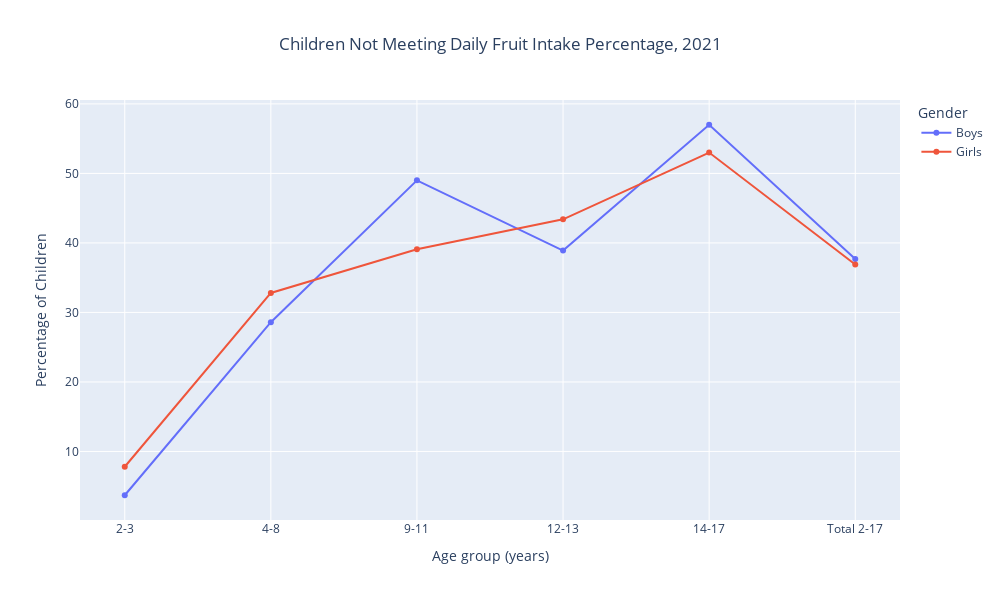

The notebook cell this image was saved under:
### Code cell
# Plotting the graph for 
fig = px.line(fruit_vegetable_dataset, x='Age group (years)', y=['Boys_no_fruit_consumption', 'Girls_no_fruit_consumption'], 
              title='Children Not Meeting Daily Fruit Intake Percentage, 2021',
              labels={'value': 'Percentage of Children', 'variable': 'Gender', 'Boys_no_fruit_consumption': 'Boys', 'Girls_no_fruit_consumption':'Girls'})
# using update_traces to achieve dynamic properties in the graph
fig.update_traces(mode='lines+markers', hovertemplate='<b>Age Group:</b> %{x}<br><b>Percentage:</b> %{y:.2f}')
fig.update_traces(name='Boys', selector=dict(name='Boys_no_fruit_consumption'))
fig.update_traces(name='Girls', selector=dict(name='Girls_no_fruit_consumption'))

# Adjusting the size of the graph
fig.update_layout(width=1000, height=600)

# Centering the title
fig.update_layout(title_x=0.5)

# Plot the graph
fig.show()

### Figure 1 — Plotly figure (JSON) as saved in the notebook; plotly's stock layout.template omitted (floating-point values rounded to 4 significant figures)
{"data": [{"hovertemplate": "<b>Age Group:</b> %{x}<br><b>Percentage:</b> %{y:.2f}", "legendgroup": "Boys_no_fruit_consumption", "line": {"color": "#636efa", "dash": "solid"}, "marker": {"symbol": "circle"}, "mode": "lines+markers", "name": "Boys", "orientation": "v", "showlegend": true, "type": "scatter", "x": ["2-3", "4-8", "9-11", "12-13", "14-17", "Total 2-17"], "xaxis": "x", "y": [3.7, 28.6, 49, 38.9, 57, 37.7], "yaxis": "y"}, {"hovertemplate": "<b>Age Group:</b> %{x}<br><b>Percentage:</b> %{y:.2f}", "legendgroup": "Girls_no_fruit_consumption", "line": {"color": "#EF553B", "dash": "solid"}, "marker": {"symbol": "circle"}, "mode": "lines+markers", "name": "Girls", "orientation": "v", "showlegend": true, "type": "scatter", "x": ["2-3", "4-8", "9-11", "12-13", "14-17", "Total 2-17"], "xaxis": "x", "y": [7.8, 32.8, 39.1, 43.4, 53, 36.9], "yaxis": "y"}], "layout": {"height": 600, "legend": {"title": {"text": "Gender"}, "tracegroupgap": 0}, "title": {"text": "Children Not Meeting Daily Fruit Intake Percentage, 2021", "x": 0.5}, "width": 1000, "xaxis": {"anchor": "y", "autorange": true, "domain": [0, 1], "range": [-0.3064, 5.306], "title": {"text": "Age group (years)"}, "type": "category"}, "yaxis": {"anchor": "x", "autorange": true, "domain": [0, 1], "range": [0.1395, 60.56], "title": {"text": "Percentage of Children"}, "type": "linear"}}}
